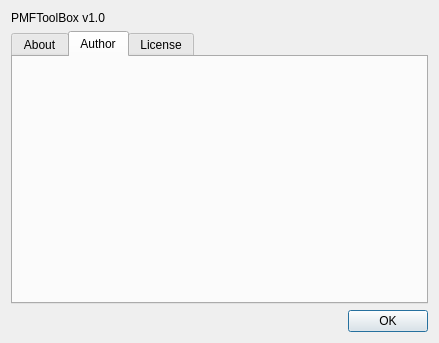
<?xml version="1.0" encoding="UTF-8"?>
<ui version="4.0">
 <class>AboutDialog</class>
 <widget class="QDialog" name="AboutDialog">
  <property name="geometry">
   <rect>
    <x>0</x>
    <y>0</y>
    <width>439</width>
    <height>343</height>
   </rect>
  </property>
  <property name="windowTitle">
   <string>Dialog</string>
  </property>
  <layout class="QVBoxLayout" name="verticalLayout">
   <item>
    <widget class="QLabel" name="label">
     <property name="text">
      <string>PMFToolBox v1.0</string>
     </property>
    </widget>
   </item>
   <item>
    <widget class="QTabWidget" name="tabWidget">
     <property name="currentIndex">
      <number>1</number>
     </property>
     <widget class="QWidget" name="tabAbout">
      <attribute name="title">
       <string>About</string>
      </attribute>
      <layout class="QVBoxLayout" name="verticalLayout_2">
       <item>
        <widget class="QTextBrowser" name="textAbout"/>
       </item>
      </layout>
     </widget>
     <widget class="QWidget" name="tabAuthor">
      <attribute name="title">
       <string>Author</string>
      </attribute>
      <layout class="QVBoxLayout" name="vLayoutAuthor"/>
     </widget>
     <widget class="QWidget" name="tabLicense">
      <attribute name="title">
       <string>License</string>
      </attribute>
      <layout class="QVBoxLayout" name="verticalLayout_4">
       <item>
        <widget class="QTabWidget" name="tabLicenseSubmodule"/>
       </item>
      </layout>
     </widget>
    </widget>
   </item>
   <item>
    <widget class="QDialogButtonBox" name="buttonBox">
     <property name="orientation">
      <enum>Qt::Horizontal</enum>
     </property>
     <property name="standardButtons">
      <set>QDialogButtonBox::Ok</set>
     </property>
    </widget>
   </item>
  </layout>
 </widget>
 <resources/>
 <connections>
  <connection>
   <sender>buttonBox</sender>
   <signal>rejected()</signal>
   <receiver>AboutDialog</receiver>
   <slot>reject()</slot>
   <hints>
    <hint type="sourcelabel">
     <x>316</x>
     <y>260</y>
    </hint>
    <hint type="destinationlabel">
     <x>286</x>
     <y>274</y>
    </hint>
   </hints>
  </connection>
  <connection>
   <sender>buttonBox</sender>
   <signal>accepted()</signal>
   <receiver>AboutDialog</receiver>
   <slot>accept()</slot>
   <hints>
    <hint type="sourcelabel">
     <x>248</x>
     <y>254</y>
    </hint>
    <hint type="destinationlabel">
     <x>157</x>
     <y>274</y>
    </hint>
   </hints>
  </connection>
 </connections>
</ui>
